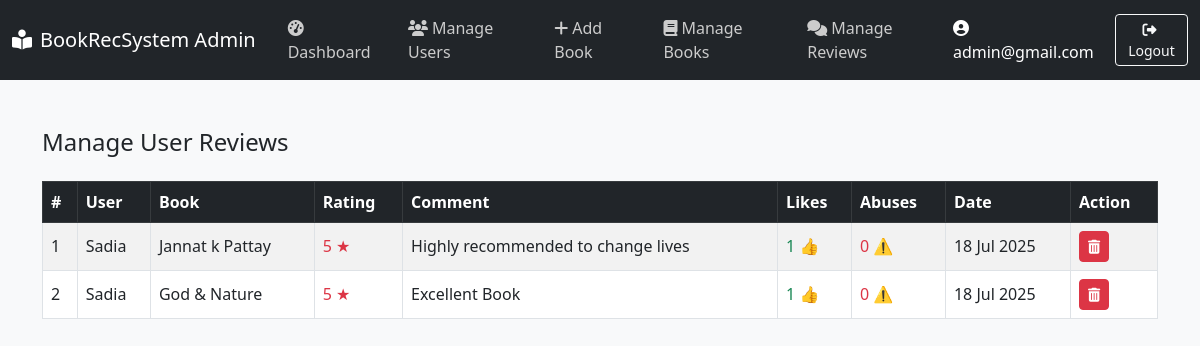
The app's page /admin/manage_reviews.php (signed in) with its own data.
### tables this page shows
CREATE TABLE `tblreviews` (
  `id` int(11) NOT NULL,
  `user_id` int(11) NOT NULL,
  `book_id` int(11) NOT NULL,
  `rating` int(11) NOT NULL,
  `comment` text DEFAULT NULL,
  `created_at` timestamp NOT NULL DEFAULT current_timestamp(),
  `updated_at` timestamp NULL DEFAULT NULL
);

CREATE TABLE `tblusers` (
  `id` int(11) NOT NULL,
  `name` varchar(100) DEFAULT NULL,
  `email` varchar(100) DEFAULT NULL,
  `password` varchar(100) DEFAULT NULL,
  `profile_pic` varchar(100) DEFAULT NULL,
  `bio` text DEFAULT NULL,
  `created_at` timestamp NOT NULL DEFAULT current_timestamp()
);

CREATE TABLE `tblbooks` (
  `id` int(11) NOT NULL,
  `title` varchar(255) NOT NULL,
  `author` varchar(255) NOT NULL,
  `genre` varchar(100) NOT NULL,
  `publication_year` int(11) DEFAULT NULL,
  `isbn` varchar(50) DEFAULT NULL,
  `description` text DEFAULT NULL,
  `cover_image` varchar(255) DEFAULT NULL,
  `created_at` timestamp NOT NULL DEFAULT current_timestamp()
);

### admin/manage_reviews.php (the view, shortened to what this page needs)
<?php
include '../dbconnection.php';
$sql = "
    SELECT r.id, r.rating, r.comment, r.created_at,
           u.name AS user_name, b.title AS book_title,
           (SELECT COUNT(*) FROM tblreview_feedback WHERE review_id = r.id AND action = 'like') AS likes,
           (SELECT COUNT(*) FROM tblreview_feedback WHERE review_id = r.id AND action = 'abuse') AS abuses
    FROM tblreviews r
    JOIN tblusers u ON r.user_id = u.id
    JOIN tblbooks b ON r.book_id = b.id
    ORDER BY r.created_at DESC
";
$reviews = mysqli_query($conn, $sql);
?>
<!DOCTYPE html>
<html lang="en">
<head>
  <link href="https://cdn.jsdelivr.net/npm/bootstrap@5.3.0/dist/css/bootstrap.min.css" rel="stylesheet">
  <link href="https://cdnjs.cloudflare.com/ajax/libs/font-awesome/6.4.0/css/all.min.css" rel="stylesheet">
</head>
<body>
<?php include 'admin-header.php'; ?>
<br><br>
<div class="container">
  <h4 class="mb-4">Manage User Reviews</h4>
  <?php if (mysqli_num_rows($reviews) > 0): ?>
    <div class="table-responsive">
      <table class="table table-bordered table-striped align-middle">
        <thead class="table-dark">
          <tr>
            <th>#</th>
            <th>User</th>
            <th>Book</th>
            <th>Rating</th>
            <th>Comment</th>
            <th>Likes</th>
            <th>Abuses</th>
            <th>Date</th>
            <th>Action</th>
          </tr>
        </thead>
        <tbody>
          <?php $i = 1; while ($row = mysqli_fetch_assoc($reviews)): ?>
            <tr>
              <td><?php echo $i++; ?></td>
              <td><?php echo htmlspecialchars($row['user_name']); ?></td>
              <td><?php echo htmlspecialchars($row['book_title']); ?></td>
              <td class="text-danger"><?php echo $row['rating']; ?> ★</td>
              <td><?php echo nl2br(htmlspecialchars($row['comment'])); ?></td>
              <td class="text-success"><?php echo $row['likes']; ?> 👍</td>
              <td class="text-danger"><?php echo $row['abuses']; ?> ⚠️</td>
              <td><?php echo date('d M Y', strtotime($row['created_at'])); ?></td>
              <td>
                <a href="?delete_id=<?php echo $row['id']; ?>"
                   class="btn btn-sm btn-danger"
                   onclick="return confirm('Delete this review?');">
                  <i class="fas fa-trash-alt"></i>
                </a>
              </td>
            </tr>
          <?php endwhile; ?>
        </tbody>
      </table>
    </div>
  <?php else: ?>
    <div class="alert alert-info">No reviews found.</div>
  <?php endif; ?>
</div>
</body>
</html>

### admin/manage_reviews.php (style rules this page uses)
body { background: #f8f9fa; font-family: 'Segoe UI', sans-serif; }
.table th, .table td { vertical-align: middle; }

### records on screen
tblreviews: user.name "Sadia", book.title "Jannat k Pattay", rating "5", comment "Highly recommended to change lives", likes "1", abuses "0", created_at "18 Jul 2025"
tblreviews: user.name "Sadia", book.title "God & Nature", rating "5", comment "Excellent Book", likes "1", abuses "0", created_at "18 Jul 2025"

### other values on screen
$_SESSION['admin_email'] "admin@gmail.com"
